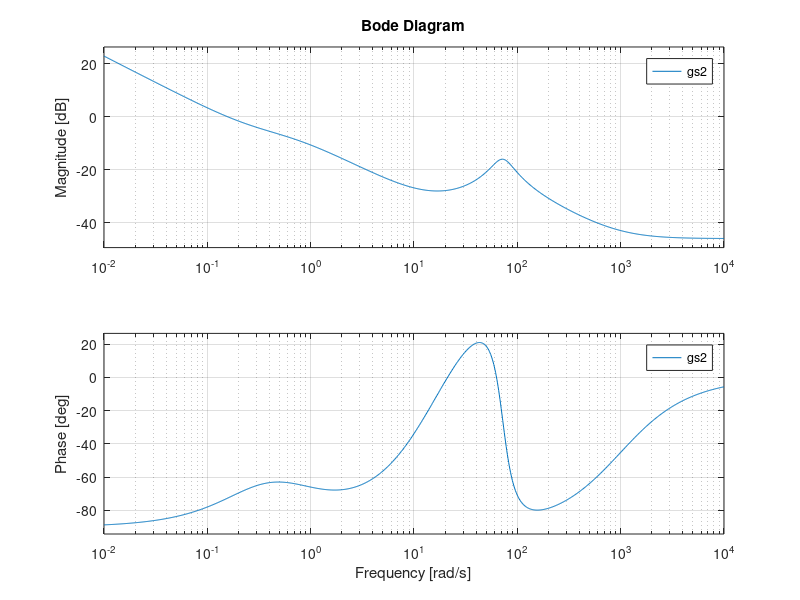

The MATLAB source for this figure:
clear
clc

Rc = 0.0398 - 0.005;
Ls = 0.001025;
Rs = 0.8738;
Cs = 2.896;
Cr = 4.0;
Cao = 0.2;
Rc_line = 0.005;

z1 = Rs*Ls*Cr*Cs;
z2 = Rc*Rs*Cr*Cs + Ls*Cr + Ls*Cs;
z3 = Cr*Rs + Rc*Cr + Rc*Cs;
z4 = 1;
p1 = Rs*Cr*Cs;
p2 = Cr + Cs;

r1 = z1*Cao;
r2 = z2*Cao;
r3 = p1 + z3*Cao;
r4 = p2 + Cao;
l1 = Rc_line*r1;
l2 = z1 + Rc_line*r2;
l3 = z2 + Rc_line*r3;
l4 = z3 + Rc_line*r4;

s = tf([1 0],1);
gs1 = (z1*s^3 + z2*s^2 + z3*s + 1)/(p1*s^2 + p2*s);
% bode(gs1)
% hold on
gs2 = (l1*s^4 + l2*s^3 + l3*s^2 + l4*s + 1)/(r1*s^4 + r2*s^3 + r3*s^2 + r4*s);
bode(gs2)
% axis([0.1 60 -30 10])

